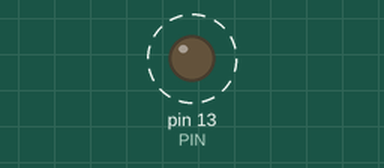
A sketch run on a simulated Arduino Uno, built with avr-gcc and run on an emulated ATmega328P. Shown: output pins drawn as LEDs (lit = HIGH). Dashed ring = blinking.

Above: at 0.05 s.
Timing chart, 0 to 3.0 s (numbered marks = the images above):
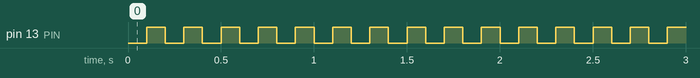

The sketch:

Dioda.ino
```cpp
#define PIN 13
#define czas 100

boolean fl = 1;

void setup()
{
  pinMode(PIN, OUTPUT);
}

void loop()
{
  fl = fl ^ 1;
 digitalWrite(PIN, fl);
 delay(czas);
}
```

Measured:
- by itself, pin 13 (PIN): alternates HIGH for 0.10 s and LOW for 0.10 s
